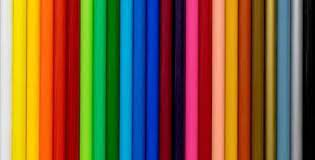
#> input picture prueba_imagen_deteccion/imagen.jpg, 315 x 160 px, given in place of the camera
$ python deteccion_rojo.py
#> lines starting #> are read from the running program, lines starting #| are printed output that depends on the picture; after the words box and inside, x2 and y2 are one past the last pixel; in counts of white or black regions, pixels touching at a corner belong together
import cv2 as cv
import numpy as np

cap = cv.VideoCapture(0) # Abrir una cámara web

# Configuro calidad de video
nuevo_ancho = 720
nuevo_alto = 480

# Cambia el tamaño de la ventana de visualización
cv.namedWindow("Ventana de Visualizacion", cv.WINDOW_NORMAL)  # Establece la ventana en modo redimensionable
# Rangos de Colores
#Rojo
rojo_bajo1 = np.array([0,110,26], np.uint8)
rojo_alto1 = np.array([6,255,255], np.uint8)

rojo_bajo2 = np.array([177,110,26], np.uint8)
rojo_alto2 = np.array([179,255,255], np.uint8)

while True:
    hayvideo, video = cap.read() # Obtengo video en vivo si hayvideo es true => hay video
#> video is the input picture: shape (160, 315, 3); mean B, G, R 63.8, 95.1, 124
    video_redimensionado = cv.resize(video, (nuevo_ancho, nuevo_alto))
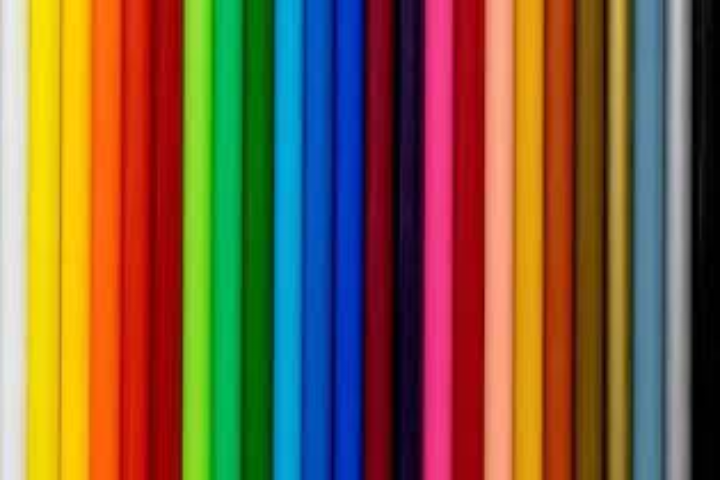
#> video_redimensionado: shape (480, 720, 3); mean B, G, R 63.7, 95, 123.9

    if hayvideo == True:
        videoHSV = cv.cvtColor(video_redimensionado, cv.COLOR_RGB2HSV) # paso el video a HSV(HUE SATURATION VALUE)
#> videoHSV: shape (480, 720, 3); mean H, S, V 82.4, 200.7, 163.2
        mascara_rojo1 = cv.inRange( videoHSV, rojo_bajo1, rojo_alto1) #CREO LAS MASCARAS DE ROJO
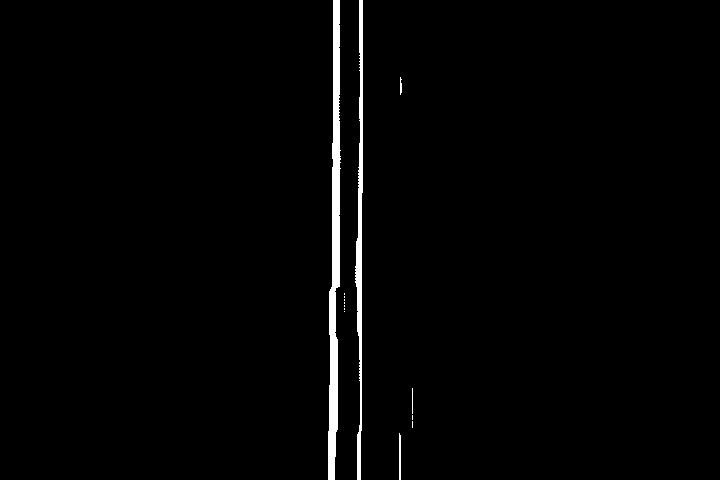
#> mascara_rojo1: shape (480, 720); 1.6% white; 14 white regions (9 under 20 px), largest, box (x1, y1, x2, y2) and area: (328, 0, 341, 480) 3639, (355, 0, 363, 480) 1877, (399, 433, 401, 480) 92, (400, 77, 402, 95) 29, (412, 388, 413, 414) 26
        mascara_rojo2 = cv.inRange( videoHSV, rojo_bajo2, rojo_alto2)
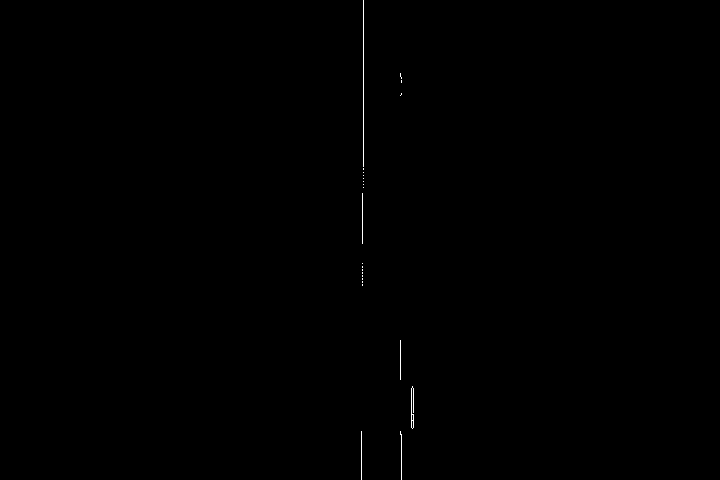
#> mascara_rojo2: shape (480, 720); 0.14% white in thin lines or dots, all inside (x1, y1, x2, y2) = (361, 0, 414, 480)
        mascara_rojo = cv.add(mascara_rojo1, mascara_rojo2)
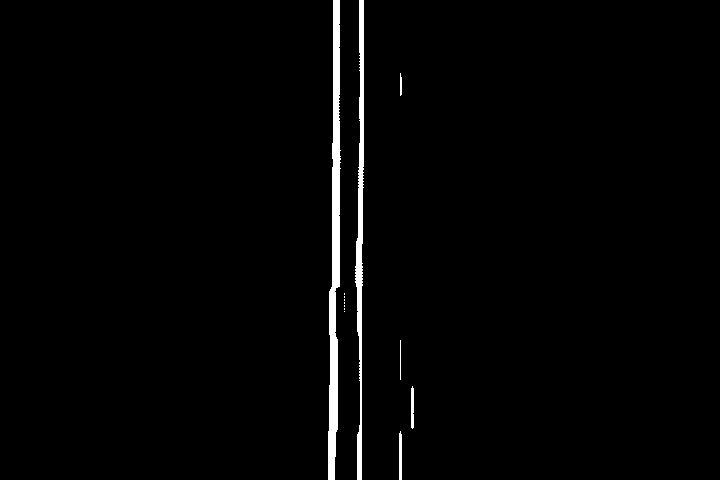
#> mascara_rojo: shape (480, 720); 1.8% white; 13 white regions (7 under 20 px), largest, box (x1, y1, x2, y2) and area: (328, 0, 341, 480) 3639, (355, 0, 364, 480) 2167, (399, 431, 402, 480) 142, (411, 386, 414, 429) 122, (400, 73, 402, 96) 41, (400, 340, 401, 380) 40

        cv.imshow('ventana hsv', videoHSV)
        cv.imshow('Ventana para ver resultado', mascara_rojo)
        cv.imshow("Ventana de Visualizacion", video)
        if cv.waitKey(1) & 0xFF == ord('s'): # Si es presionada durante 1ms la tecla 'S' ord() devuelve el valor que es comparado con waitKey(1) y el programa sale del while
#> (key Esc is pressed here)
            break

cap.release() # Liberar la captura de video y cerrar la cámara
cv.destroyAllWindows() # Cerrar cualquier ventana abierta
